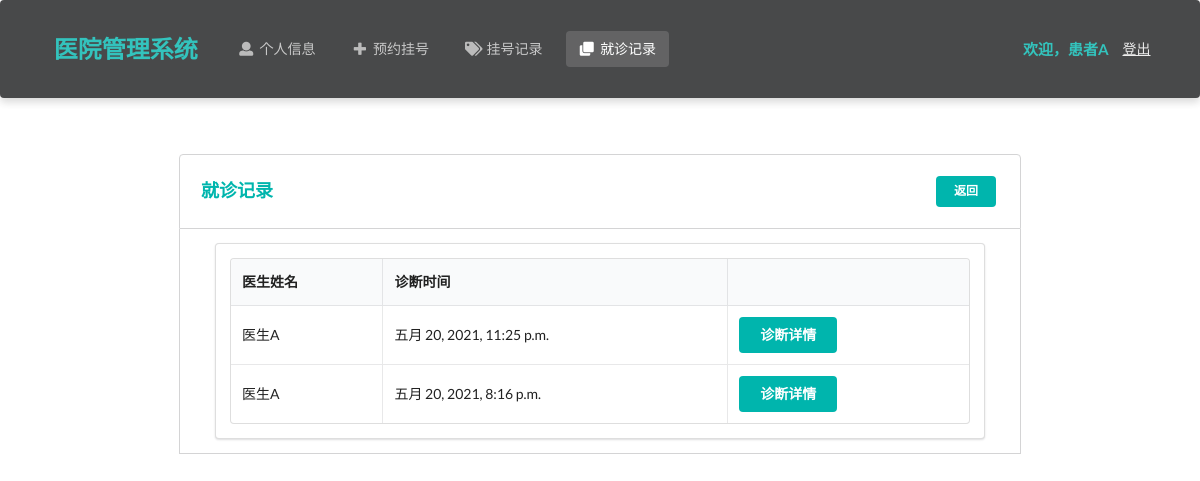
/patient/diagnosis/ (signed in), run on an earlier commit of the app's database.
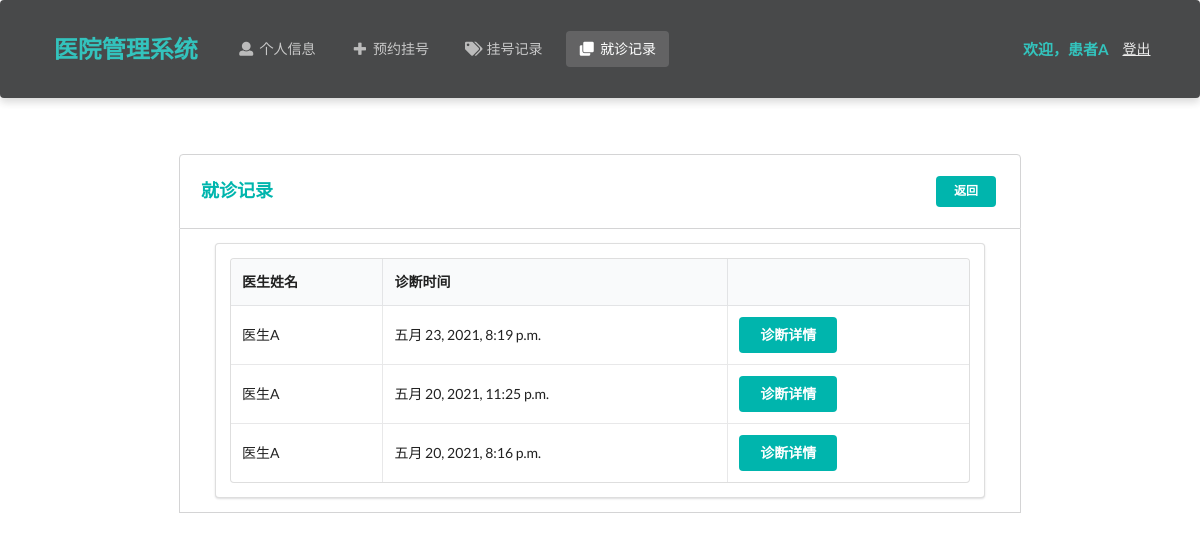
And on a later commit of the database.
### Hospital/models.py (models this page shows, shortened)
class Diagnosis(models.Model):
    patient = models.ForeignKey(Patient, on_delete=models.CASCADE)  # 患者
    doctor = models.ForeignKey(Doctor, on_delete=models.CASCADE)  # 医生
    appointment = models.ForeignKey(Appointment, on_delete=models.CASCADE, null=True)  # 对应的挂号
    create_time = models.DateTimeField(auto_now_add=True)  # 创建时间
    detail = models.TextField()  # 诊断详情
    class Meta:
        ordering = ["-create_time"]

class Doctor(models.Model):
    department_choices = (
        ('Department of Internal Medicine', '内科'),
        ('Department of Surgery', '外科'),
        ('Department of Pediatrics', '儿科'),
        ('Department of Obstetrics and Gynecology', '妇产科'),
        ('Department of Traditional Chinese Medicine', '中医科'),
        ('Department of Dermatology', '皮肤科'),
        ('Department of Oral Medicine', '口腔科')
    )
    title_choices = (
        ('director physician', '主任医师'),
        ('assistant director physician', '副主任医师'),
        ('physician', '医师')
    )
    name = models.CharField(max_length=10)  # 姓名
    password = models.CharField(max_length=32)  # 密码
    gender = models.CharField(max_length=32, choices=gender_choices)  # 性别
    identity_card_no = models.CharField(max_length=32, unique=True)  # 身份证号
    department = models.CharField(max_length=64, choices=department_choices)  # 科室
    title = models.CharField(max_length=64, choices=title_choices)  # 职称
    description = models.TextField(max_length=500, default='暂无简介')  # 简介
    create_time = models.DateTimeField(auto_now_add=True)  # 注册时间

### Hospital/patientViews.py (the view)
# urls.py: path('patient/diagnosis/', patientViews.diagnosis),
def diagnosis(request):
    if request.method == 'POST':
        request.session['diagnosis'] = request.POST.get('diagnosis')
        return redirect('/patient/diagnosis/detail')
    identity_card_no = request.session['identity_card_no']
    patient = models.Patient.objects.get(identity_card_no=identity_card_no)
    diagnosis_records = models.Diagnosis.objects.filter(patient=patient)
    num_per_page = 5
    paginator = Paginator(diagnosis_records, num_per_page)
    page = request.GET.get('page', 1)
    try:
        page_obj = paginator.page(page)
    except PageNotAnInteger:
        page_obj = paginator.page(1)
    except EmptyPage:
        page_obj = paginator.page(paginator.num_pages)
    is_paginated = True if paginator.num_pages > 1 else False
    page_range = paginator.get_elided_page_range(page, on_each_side=3, on_ends=2)
    return render(request, 'patient/diagnosis.html', locals())

### Hospital/templates/patient/diagnosis.html (shortened to what this page needs)
<!DOCTYPE html>
<html lang="ch">
<head>
    <link rel="stylesheet" href="https://cdn.jsdelivr.net/semantic-ui/2.2.4/semantic.min.css">
    <link rel="stylesheet" href="../../static/Hospital/css/me.css">
</head>
<body>
    <nav class="ui inverted  segment m-padded-tb-large m-shadow-small m-opacity-mini">
        <div class="ui container">
            <div class="ui inverted secondary stackable menu">
                <h2 class="ui teal header item">医院管理系统</h2>
                <a href="/patient/info" class="m-item item"><i class="user icon"></i>个人信息</a>
                <a href="/patient/makeAppointment" class="m-item item"><i class="plus icon"></i>预约挂号</a>
                <a href="/patient/appointment" class="m-item item"><i class="tags icon"></i>挂号记录</a>
                <a href="/patient/diagnosis" class="active m-item item"><i class="clone icon"></i>就诊记录</a>
                <div class="right m-item item">
                    <h4 class="ui teal header item">欢迎，{{ patient.name }}</h4>
                    <a href="/patient/logout/" class="text-success "><ins>登出</ins></a>
                </div>
            </div>
        </div>
    </nav>
    <div class="m-container-small m-padded-tb-big">
        <div class="container">
            <div class="ui top attached rounded padded segment">
                <div class="ui middle aligned two column grid">
                    <div class="column">
                        <h3 class="ui teal header">就诊记录</h3>
                    </div>
                    <div class="basic right aligned column">
                        <a href="/patient/info/" class="ui teal tiny centered button">返回</a>
                    </div>
                </div>
            </div>
            <div class="ui attached segment">
                <div class="ui segment m-width-middle">
                    <table class="ui celled table">
                        <thead>
                            <tr>
                                <th>医生姓名</th>
                                <th>诊断时间</th>
                                <th></th>
                            </tr>
                        </thead>
                        <tbody>
                            {% for rec in page_obj%}
                            <tr>
                                <td>{{ rec.doctor.name }}</td>
                                <td>{{ rec.create_time }}</td>
                                <td><form action="" method="post">
                                    <button class="ui teal centered button">诊断详情</button>
                                    </form>
                                    </td>
                            </tr>
                            {% endfor %}
                        </tbody>
                    </table>
                </div>
            </div>
        </div>
            </div>
    <br>
    <br>
    <br>
</body>
</html>

What changed in the data, as far as the page shows it:
added Diagnosis: doctor.name "医生A", create_time "五月 23, 2021, 8:19 p.m."
